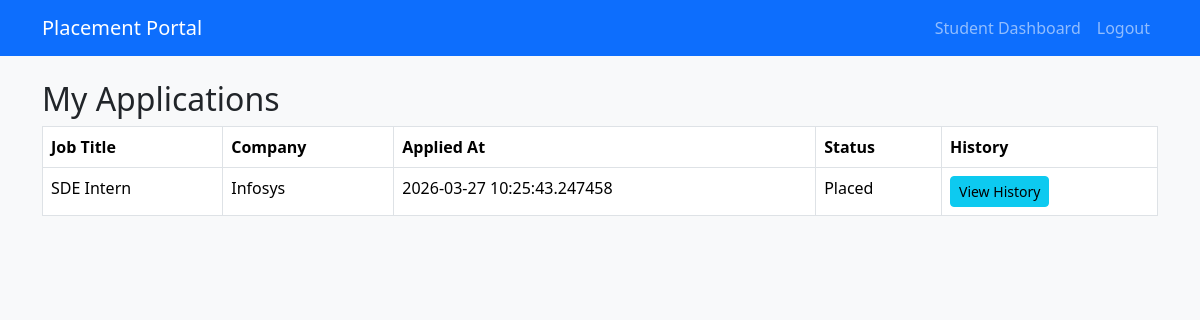
Screenshot of /student/applications (signed in) with the database file from the repository.
### models.py (models this page shows)
class Application(db.Model):
    __tablename__ = "applications"
    id = db.Column(db.Integer, primary_key=True)
    student_id = db.Column(db.Integer, db.ForeignKey("students.id"), nullable=False)
    drive_id = db.Column(
        db.Integer, db.ForeignKey("placement_drives.id"), nullable=False
    )
    applied_at = db.Column(db.DateTime, default=datetime.utcnow)
    status = db.Column(
        db.String(20), default="Applied"
    )  # Applied / Shortlisted / Selected / Rejected
    __table_args__ = (
        db.UniqueConstraint(
            "student_id", "drive_id", name="uq_student_drive_application"
        ),
    )

class PlacementDrive(db.Model):
    __tablename__ = "placement_drives"
    id = db.Column(db.Integer, primary_key=True)
    company_id = db.Column(db.Integer, db.ForeignKey("companies.id"), nullable=False)
    job_title = db.Column(db.String(150), nullable=False)
    job_description = db.Column(db.Text, nullable=False)
    eligibility_criteria = db.Column(db.Text)
    min_cgpa = db.Column(db.Float, nullable=False)
    deadline = db.Column(db.Date, nullable=False)
    status = db.Column(
        db.String(20), default="Pending"
    )  # Pending / Approved / Closed / Rejected
    required_skills = db.Column(db.Text)
    experience_required = db.Column(db.String(100))
    salary_range = db.Column(db.String(100))
    applications = db.relationship("Application", backref="drive", lazy=True)

class Company(db.Model):
    __tablename__ = "companies"
    id = db.Column(db.Integer, db.ForeignKey("users.id"), primary_key=True)
    company_name = db.Column(db.String(150), nullable=False)
    hr_contact_name = db.Column(db.String(120), nullable=False)
    hr_contact_email = db.Column(db.String(120), nullable=False)
    hr_contact_phone = db.Column(db.String(20))
    website = db.Column(db.String(255))
    industry = db.Column(db.String(100))
    approval_status = db.Column(db.String(20), default="Pending")  # Pending / Approved / Rejected
    drives = db.relationship("PlacementDrive", backref="company", lazy=True)

### student_routes.py (the view)
@student_bp.route("/applications")
@login_required
def my_applications():
    applications = (
        Application.query.filter_by(student_id=current_user.id)
        .order_by(Application.id.desc())
        .all()
    )
    return render_template("student/my_applications.html", applications=applications)

### models.py (called while the page is built)
@login_manager.user_loader
def load_user(user_id):
    return User.query.get(int(user_id))

### student_routes.py (called while the page is built)
def student_only():
    return current_user.is_authenticated and current_user.role == "student"

@student_bp.before_request
def restrict_student_routes():
    if not student_only():
        return "Access denied", 403

### templates/student/my_applications.html
{% extends "base.html" %}
{% block content %}
<h2>My Applications</h2>
<table class="table table-bordered">
    <thead>
        <tr>
            <th>Job Title</th>
            <th>Company</th>
            <th>Applied At</th>
            <th>Status</th>
            <th>History</th>
        </tr>
    </thead>
    <tbody>
        {% for app in applications %}
        <tr>
            <td>{{ app.drive.job_title }}</td>
            <td>{{ app.drive.company.company_name }}</td>
            <td>{{ app.applied_at }}</td>
            <td>{{ app.status }}</td>
            <td>
                <a class="btn btn-sm btn-info" href="{{ url_for('student.application_history', application_id=app.id) }}">
                    View History
                </a>
            </td>
        </tr>
        {% endfor %}
    </tbody>
</table>
{% endblock %}

### templates/base.html (style rules this page uses)
.table-responsive-auto .table { min-width: 640px; margin-bottom: 0; }

### rows the page displays
Application: drive.job_title "SDE Intern", drive.company.company_name "Infosys", applied_at "2026-03-27 10:25:43.247458", status "Placed"
